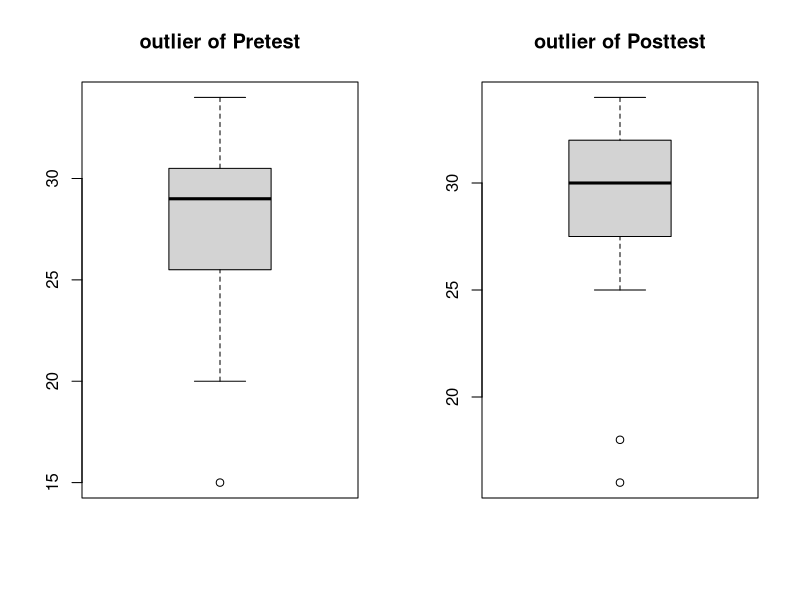
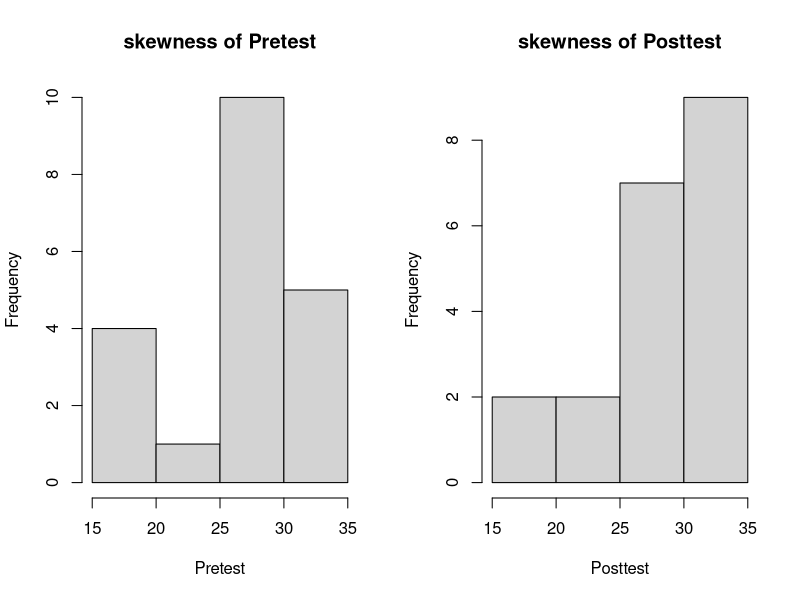

Source code (R) for these figures, in order:
par(mfrow=c(1,2))
subject<-c(1,2,3,4,5,6,7,8,9,10,11,12,13,14,15,16,17,18,19,20)
Pretest<-c(30,28,31,26,20,30,34,15,28,20,30,29,31,29,34,20,26,25,31,29)
boxplot(Pretest,range = 1.5,main="outlier of Pretest")
Posttest<-c(29,30,32,30,16,25,31,18,33,25,32,28,34,32,32,27,28,29,32,32)
boxplot(Posttest,range = 1.5,main="outlier of Posttest")

par(mfrow=c(1,2))
Pretest<-c(30,28,31,26,20,30,34,15,28,20,30,29,31,29,34,20,26,25,31,29)
hist(Pretest,main="skewness of Pretest")
Posttest<-c(29,30,32,30,16,25,31,18,33,25,32,28,34,32,32,27,28,29,32,32)
hist(Posttest,main="skewness of Posttest")
